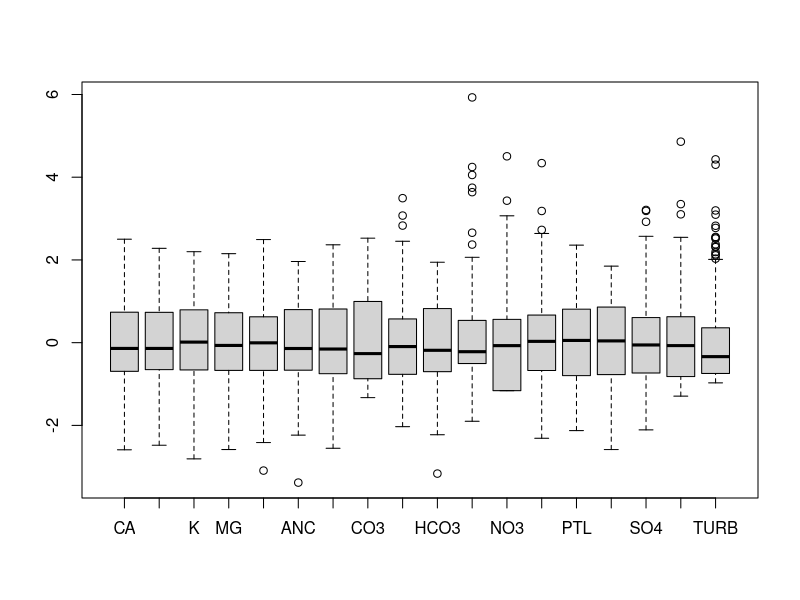
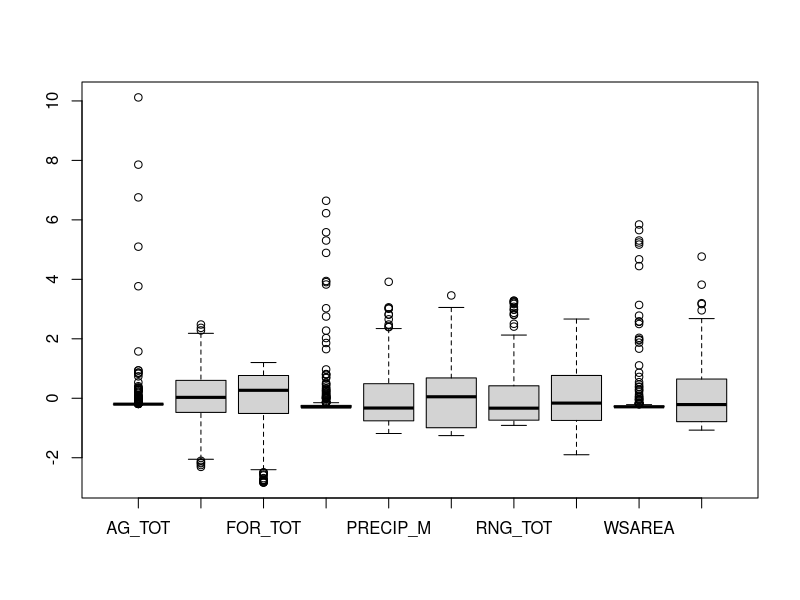

Generate these figures, in order, with R: (Note: this script raises an error after producing the figures.)
#HW3

dta <- read.csv("wemap_pnw_rda_HW.csv")
pnw <- na.omit(dta) #remove missing data
rm(dta)

wq <- pnw[c(2:9, 11:20)] #water quality variables
ws <-pnw[c(21,23:24,26:32)] #watershed variables

#make sure to scale data
boxplot(scale(log(wq+1))) 
boxplot(scale(ws))

cor.matrix(wq)
cor.matrix(ws)

wq.lg <-log(wq+1)
cor.matrix(wq.lg)

ws.lg <-log(ws+1)
cor.matrix(ws.lg)

lshap <- lapply(ws.lg, shapiro.test) #shapiro test on log transformed data
lres <- sapply(lshap, `[`, c("statistic","p.value"))
t(lres)

#WATER QUALITY MATRIX
round(var(wq.lg),2) #covariance matrix
diag(round(var(wq.lg),2)) #show variance only from covariance/var matrix (along diagonal)

require(MASS) #loads the PCA package
pca <- princomp(scale(wq.lg)) #creates a PC matrix using the correlation matrix
biplot(pca, main = "Biplot", xlab = "Comp.1 (48.8%)", ylab = "Comp.2 (14.8%)")
#Scale for sites(PC matrix-pca$scores) on top, scale for variables (vectors-loadings) along bottom
summary(pca) #proportion of variance is eigenvalues for each PC

plot(pca, main="Scree Plot") #Scree plot
broken.stick(18) #After comparing, keep comp 1 & 2

round(loadings(pca),2) #Check eigenvectors:

#WATERSHED MATRIX
round(var(ws),2) #covariance matrix
diag(round(var(ws),2)) #show variance only from covariance/var matrix (along diagonal)

require(MASS) #loads the PCA package
pca <- princomp(scale(ws)) #creates a PC matrix using the correlation matrix
biplot(pca, main = "Biplot", xlab = "Comp.1 (48.8%)", ylab = "Comp.2 (14.8%)")
#Scale for sites(PC matrix-pca$scores) on top, scale for variables (vectors-loadings) along bottom
summary(pca) #proportion of variance is eigenvalues for each PC

plot(pca, main="Scree Plot") #Scree plot
broken.stick(18) #After comparing, keep comp 1 & 2

round(loadings(pca),2) #Check eigenvectors:
